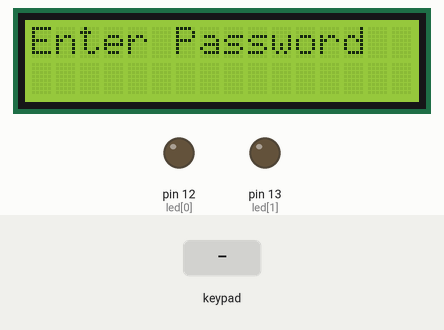
Simulated run of this sketch. Board: Arduino Uno, built with avr-gcc and run on an emulated ATmega328P. On the bench: 16×2 character LCD, output pins drawn as LEDs (lit = HIGH). Inputs (shaded band) come from the test bench.

Above: at 1.2 s.
1.3 s: key '/' pressed
At 1.7 s:
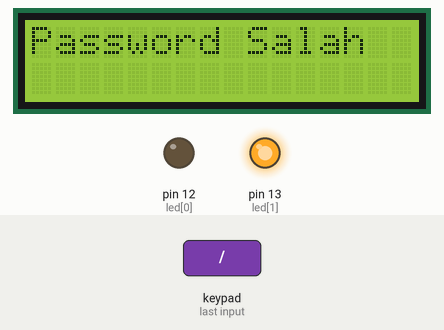
At 8.56 s:
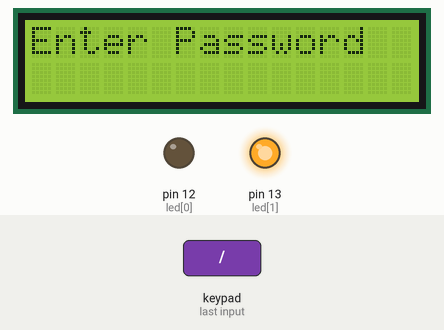
Timing chart, 0 to 8.8 s (numbered marks = the images above; inputs shaded):
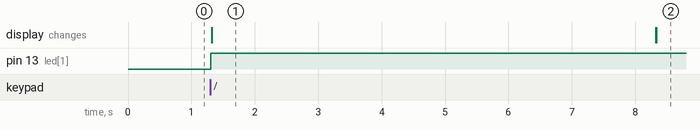

The sketch:

Selamat_Datang_LED.ino
```cpp
/*
 || @file Keypad Password
 || @version 1.0
 || @author Andrew Mascolo
 || @date May 7, 2013
 ||
 || @description
 || Simple use of keypad, password and LCD
*/
#include <Keypad.h>
#include <Wire.h>
#include <LiquidCrystal_I2C.h>
#define Password_Lenght 7 // Give enough room for six chars + NULL char
int led[] = {12, 13};

LiquidCrystal_I2C lcd(0x3f, 2, 1, 0, 4, 5, 6, 7, 3, POSITIVE);  //Set the LCD I2C address
char Data[Password_Lenght]; // 6 is the number of chars it can hold + the null char = 7
char Master[Password_Lenght] = "123";
byte data_count = 0, master_count = 0;
bool Pass_is_good;
char customKey;
const byte ROWS = 4;
const byte COLS = 4;
char keys[ROWS][COLS] = {
  {'1','2','3','+'},
  {'4','5','6','-'},
  {'7','8','9','*'},
  {'C','0','=','/'}
} ;
byte rowPins[ROWS] = {9,8,7,6};//connect to the row pinouts of the keypad
byte colPins[COLS] = {5,4,3,2}; //connect to the column pinouts of the keypad
Keypad customKeypad( makeKeymap(keys), rowPins, colPins, ROWS, COLS); //initialize an instance of class NewKeypad

void setup()
{
  pinMode(12, OUTPUT);
  pinMode(13, OUTPUT);
  lcd.begin(16,2);
  //lcd.init();// initialize the lcd
  lcd.backlight(); }

void loop()
{
  pinMode(led, OUTPUT);
  lcd.setCursor(0,0);
  lcd.print("Enter Password");
  customKey = customKeypad.getKey();

  switch(customKey)
  {
    case '0' ... '9':
    if (customKey) // makes sure a key is actually pressed, equal to (customKey != NO_KEY)
    {
      Data[data_count] = customKey; // store char into data array
      lcd.setCursor(data_count,1); // move cursor to show each new

      lcd.print(Data[data_count]); // print char at said cursor
      data_count++; // increment data array by 1 to store new char, also keep track of the number of chars entered
    }

    if(data_count == Password_Lenght-1) // if the array index is equal to the number of expected chars, compare data to master
    {
      lcd.clear();
      break;

      case '/':
         lcd.clear();
         lcd.setCursor(0, 0);
         //lcd.print("Password is ");
      if(!strcmp(Data, Master))
      { // equal to (strcmp(Data, Master) ==   0)
        lcd.print("Selamat Datang");
        // Hijau
        digitalWrite(12, HIGH);
        digitalWrite(13, LOW);
        delay(2000);
      }
      else
      {
        // Merah
        digitalWrite(12, LOW);
        digitalWrite(13, HIGH);
        lcd.print("Password Salah");
        delay(2000);
      }
      delay(5000);// added 1 second delay to make sure the password is completely shown on screen before it gets cleared.
      lcd.clear();
      clearData();
      break;
    }
  }
}

void clearData()
{
  while(data_count !=0)
  {   // This can be used for any array size,
    Data[data_count--] = 0; //clear array for new data
  }
  return;
} //End Program
```

Measured:
- after the input at 1.3 s, pin 13 (led[1]): LOW → HIGH at once; the display: changes at once (image 1)
- what the display in image 1 shows lasts 7.0 s, from 1.3 s to 8.3 s
